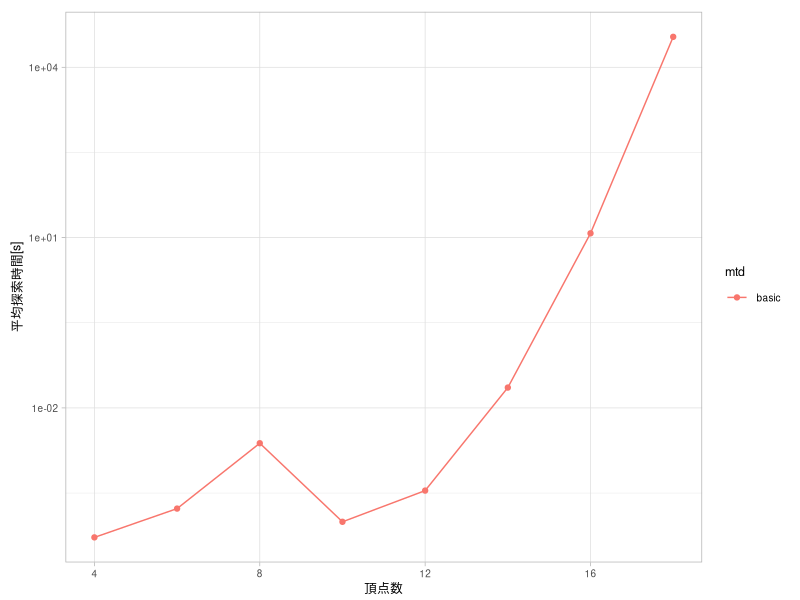

Write R code to recreate this figure. (Note: this script raises an error after producing the figure.)
library(readr)
library(dplyr)
library(ggplot2)
library(grid)
library(gridExtra)
library(gtable)

theme_set(theme_light())

g_grob <- function(gp, elem) {
  tmp <- ggplot_gtable(ggplot_build(gp))
  g <- grep(elem, sapply(tmp$grobs, function(x) x$name))
  grob <- tmp$grobs[[g]]
  return(grob)
}

g_filter <- function(gp, elem) {
  return(gtable_filter(ggplotGrob(gp), elem))
}

hide_yaxis_and_legend <- function(gp) {
  return(gp + theme(
    plot.margin = unit(c(3, 1, 1, 0), 'mm'),
    axis.title.y = element_blank(),
    axis.ticks.length = unit(1, 'mm'),
    axis.text.y = element_blank(),
    legend.position = 'none'
    ))
}

blank <- grid.rect(gp = gpar(col = 'white'))

make_margin <- function(gp, p_height) {
  g <- arrangeGrob(
    blank, gp, blank,
    nrow = 3,
    heights = unit.c(
      unit(3, 'mm'),
      p_height,
      unit(1, 'npc') - p_height - unit(3, 'mm')
    ),
    widths = unit.c(sum(gp$widths))
  )
  return(g)
}

data <- read_csv('../data/the-cmp-algo-lab.csv') %>%
  filter(ginitr == 'basic' & sinitr == 'basic') %>%
  mutate(mtd = 'basic') %>%
  group_by(n, d, mtd, n_state) %>%
  summarise(mean_time = mean(time)) %>%
  ungroup() %>%
  mutate(d = factor(d))

data_full <- read_csv('../data/the-cmp-algo-full-lab.csv') %>%
  filter(ginitr == 'basic' & sinitr == 'basic') %>%
  mutate(mtd = 'basic') %>%
  mutate(state_per_graph = n_state / n_graph) %>%
  select(n, d, mtd, n_graph) %>%
  mutate(d = factor(d))

pf_time <- function(vd) {
  gp <- ggplot(data %>% filter(d == vd), aes(x = n, y = mean_time, color = mtd)) +
    geom_line() +
    geom_point() +
    scale_x_continuous(name = '頂点数',
                       minor_breaks = NULL) +
    scale_y_continuous(name = '平均探索時間[s]',
                       trans = 'log10') +
    theme(
      text = element_text(size = 9),
      plot.margin = unit(c(3, 3, 1, 3), 'mm')
    )
  return(gp)
}
pf_state <- function(vd) {
  gp <- ggplot(data %>% filter(d == vd), aes(x = n, y = n_state, color = mtd)) +
    geom_line() +
    geom_point() +
    scale_x_continuous(name = '頂点数',
                       minor_breaks = NULL) +
    scale_y_continuous(name = '展開状態数',
                       trans = 'log10') +
    theme(
      text = element_text(size = 9),
      plot.margin = unit(c(3, 3, 1, 3), 'mm')
    )
  return(gp)
}
pf_ngraph <- function(vd) {
  gp <- ggplot(data_full %>% filter(d == vd), aes(n, n_graph, color = mtd)) +
    geom_line() +
    geom_point() +
    scale_x_continuous(name = '頂点数',
                       minor_breaks = NULL) +
    scale_y_continuous(name = '総グラフ数',
                       trans = 'log10') +
    theme(
      text = element_text(size = 9),
      plot.margin = unit(c(3, 3, 1, 3), 'mm')
    )
  return(gp)
}

plot_height <- 2.5
cairo_pdf('basic.pdf', width = 3, height = plot_height)
pf_time(3)
seekViewport('panel.6-4-6-4')
#panel_width <- convertWidth(unit(1, 'npc'), 'inches')
panel_width <- unit(2, 'inches')
panel_height <- convertHeight(unit(1, 'npc'), 'inches')
seekViewport('layout')
dev.off()

gp_time_d3 <- pf_time(3)
gp_time_d4 <- pf_time(4)
gp_time_ylab <- g_grob(gp_time_d3, 'axis.title.y')
p_time_ylab <- make_margin(gp_time_ylab, panel_height)
gp_time_d3_yaxis <- g_filter(gp_time_d3, 'axis-l')
p_time_d3_yaxis <- make_margin(gp_time_d3_yaxis, panel_height)
p_time_d3 <- hide_yaxis_and_legend(gp_time_d3)
gp_time_d4_yaxis <- g_filter(gp_time_d4, 'axis-l')
p_time_d4_yaxis <- make_margin(gp_time_d4_yaxis, panel_height)
p_time_d4 <- hide_yaxis_and_legend(gp_time_d4)

gp_state_d3 <- pf_state(3)
gp_state_d4 <- pf_state(4)
gp_state_ylab <- g_grob(gp_state_d3, 'axis.title.y')
p_state_ylab <- make_margin(gp_state_ylab, panel_height)
gp_state_d3_yaxis <- g_filter(gp_state_d3, 'axis-l')
p_state_d3_yaxis <- make_margin(gp_state_d3_yaxis, panel_height)
p_state_d3 <- hide_yaxis_and_legend(gp_state_d3)
gp_state_d4_yaxis <- g_filter(gp_state_d4, 'axis-l')
p_state_d4_yaxis <- make_margin(gp_state_d4_yaxis, panel_height)
p_state_d4 <- hide_yaxis_and_legend(gp_state_d4)

gp_ngraph_d3 <- pf_ngraph(3)
gp_ngraph_d4 <- pf_ngraph(4)
gp_ngraph_ylab <- g_grob(gp_ngraph_d3, 'axis.title.y')
p_ngraph_ylab <- make_margin(gp_ngraph_ylab, panel_height)
gp_ngraph_d3_yaxis <- g_filter(gp_ngraph_d3, 'axis-l')
p_ngraph_d3_yaxis <- make_margin(gp_ngraph_d3_yaxis, panel_height)
p_ngraph_d3 <- hide_yaxis_and_legend(pf_ngraph(3))
gp_ngraph_d4_yaxis <- g_filter(gp_ngraph_d4, 'axis-l')
p_ngraph_d4_yaxis <- make_margin(gp_ngraph_d4_yaxis, panel_height)
p_ngraph_d4 <- hide_yaxis_and_legend(pf_ngraph(4))

# basic-time
cairo_pdf('basic-time-ylab.pdf', width = convertWidth(sum(p_time_ylab$widths) + unit(2, 'mm'), 'inches', TRUE), height = plot_height)
grid.draw(p_time_ylab)
dev.off()
cairo_pdf('basic-time-d3-yaxis.pdf', width = convertWidth(sum(p_time_d3_yaxis$widths), 'inches', TRUE), height = plot_height)
grid.draw(p_time_d3_yaxis)
dev.off()
cairo_pdf('basic-time-d3.pdf', width = convertWidth(panel_width, 'inches', TRUE), height = plot_height)
grid.draw(p_time_d3)
dev.off()
cairo_pdf('basic-time-d4-yaxis.pdf', width = convertWidth(sum(p_time_d4_yaxis$widths), 'inches', TRUE), height = plot_height)
grid.draw(p_time_d4_yaxis)
dev.off()
cairo_pdf('basic-time-d4.pdf', width = convertWidth(panel_width, 'inches', TRUE), height = plot_height)
grid.draw(p_time_d4)
dev.off()
cairo_pdf('basic-time-rpad.pdf', width = convertWidth(sum(p_time_ylab$widths) + unit(2, 'mm'), 'inches', TRUE), height = plot_height)
grid.draw(blank)
dev.off()

# basic-state
cairo_pdf('basic-state-ylab.pdf', width = convertWidth(sum(p_state_ylab$widths) + unit(2, 'mm'), 'inches', TRUE), height = plot_height)
grid.draw(p_state_ylab)
dev.off()
cairo_pdf('basic-state-d3-yaxis.pdf', width = convertWidth(sum(p_state_d3_yaxis$widths), 'inches', TRUE), height = plot_height)
grid.draw(p_state_d3_yaxis)
dev.off()
cairo_pdf('basic-state-d3.pdf', width = convertWidth(panel_width, 'inches', TRUE), height = plot_height)
grid.draw(p_state_d3)
dev.off()
cairo_pdf('basic-state-d4-yaxis.pdf', width = convertWidth(sum(p_state_d4_yaxis$widths), 'inches', TRUE), height = plot_height)
grid.draw(p_state_d4_yaxis)
dev.off()
cairo_pdf('basic-state-d4.pdf', width = convertWidth(panel_width, 'inches', TRUE), height = plot_height)
grid.draw(p_state_d4)
dev.off()
cairo_pdf('basic-state-rpad.pdf', width = convertWidth(sum(p_state_ylab$widths) + unit(2, 'mm'), 'inches', TRUE), height = plot_height)
grid.draw(blank)
dev.off()

# basic-ngraph
cairo_pdf('basic-ngraph-ylab.pdf', width = convertWidth(sum(p_ngraph_ylab$widths) + unit(2, 'mm'), 'inches', TRUE), height = plot_height)
grid.draw(p_ngraph_ylab)
dev.off()
cairo_pdf('basic-ngraph-d3-yaxis.pdf', width = convertWidth(sum(p_ngraph_d3_yaxis$widths), 'inches', TRUE), height = plot_height)
grid.draw(p_ngraph_d3_yaxis)
dev.off()
cairo_pdf('basic-ngraph-d3.pdf', width = convertWidth(panel_width, 'inches', TRUE), height = plot_height)
grid.draw(p_ngraph_d3)
dev.off()
cairo_pdf('basic-ngraph-d4-yaxis.pdf', width = convertWidth(sum(p_ngraph_d4_yaxis$widths), 'inches', TRUE), height = plot_height)
grid.draw(p_ngraph_d4_yaxis)
dev.off()
cairo_pdf('basic-ngraph-d4.pdf', width = convertWidth(panel_width, 'inches', TRUE), height = plot_height)
grid.draw(p_ngraph_d4)
dev.off()
cairo_pdf('basic-ngraph-rpad.pdf', width = convertWidth(sum(p_ngraph_ylab$widths) + unit(2, 'mm'), 'inches', TRUE), height = plot_height)
grid.draw(blank)
dev.off()
